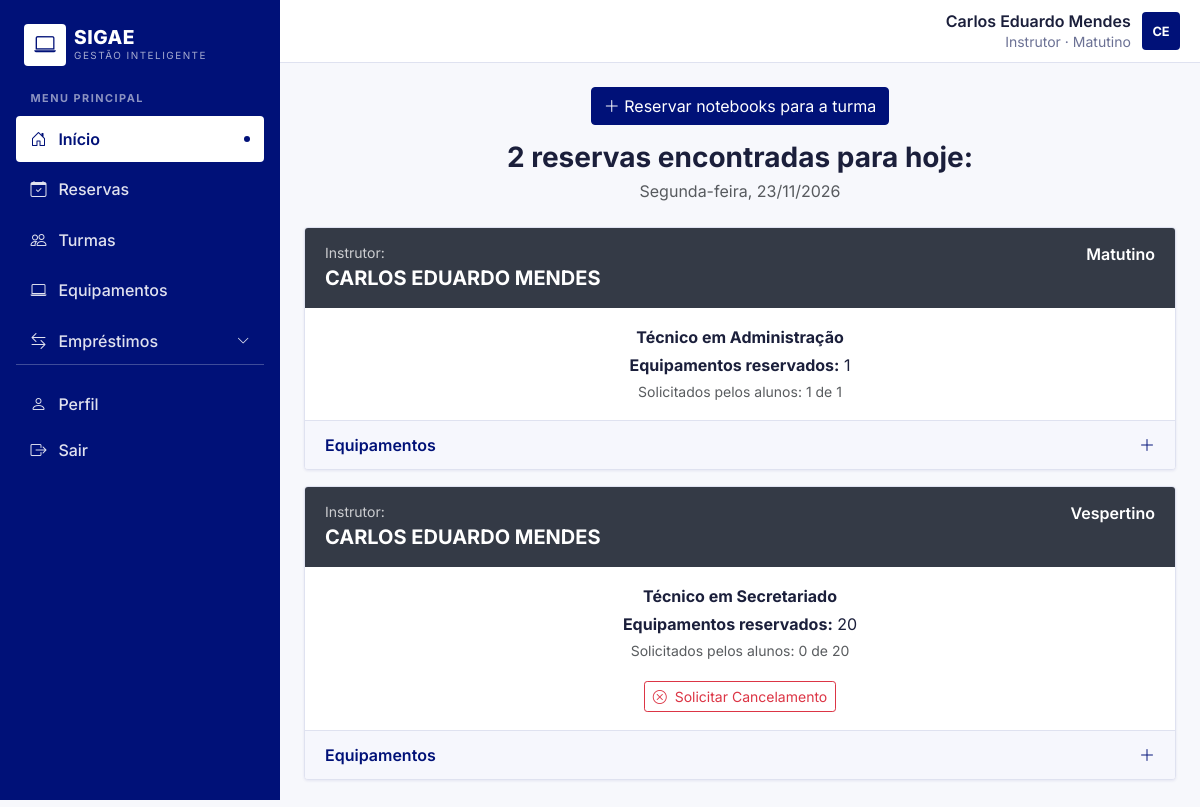
Page / (signed in) on the committed database.
### core/models.py (models this page shows, shortened)
class User(AbstractUser):
    email = models.EmailField("E-mail educacional", unique=True)
    turma = models.ForeignKey(Turma, null=True, blank=True, on_delete=models.SET_NULL, related_name="alunos")
    turno = models.CharField(max_length=3, choices=Turno.choices, blank=True)
    GRUPO_ALUNO, GRUPO_INSTRUTOR, GRUPO_ADMIN = "Aluno", "Instrutor", "Administrador"
    def _tem_grupo(self, nome):
        return self.groups.filter(name=nome).exists()
    @property
    def nome_completo(self):
        return self.get_full_name() or self.username
    @property
    def is_instrutor(self):
        return self._tem_grupo(self.GRUPO_INSTRUTOR)
    @property
    def is_administrador(self):
        return self.is_superuser or self._tem_grupo(self.GRUPO_ADMIN)
    @property
    def perfil(self):
        if self.is_administrador:
            return "Administrador"
        return "Instrutor" if self.is_instrutor else "Aluno"

class Turma(models.Model):
    nome = models.CharField("Nome da turma", max_length=100)
    turno = models.CharField(max_length=3, choices=Turno.choices)
    instrutor = models.ForeignKey(
        settings.AUTH_USER_MODEL, null=True, blank=True, on_delete=models.SET_NULL,
        related_name="turmas_lecionadas", verbose_name="Instrutor responsável",
    )
    class Meta:
        ordering = ["turno", "nome"]

### core/views.py (the view, shortened to what this page needs)
# urls.py: path("", views.dashboard, name="dashboard"),
@login_required
def dashboard(request):
    agora = timezone.localtime()
    hoje = agora.date()
    u = request.user
    reservas = list(_reservas_visiveis(u).filter(data=hoje).exclude(status=R.CANCELADA))
    reservas.sort(key=lambda r: ORDEM_TURNOS.index(r.turno))
    cards = _agrupar_em_cards(reservas, agora)
    cancelamentos_pendentes = 0
    if u.is_administrador:
        pendentes_qs = Reserva.objects.filter(status=R.SOLICITADO_CANCELAMENTO)
        cancelamentos_pendentes = len(_agrupar_em_cards(list(pendentes_qs), agora))
    return render(request, "core/dashboard.html", {
        "hoje": hoje,
        "cards": cards,
        "total": len(cards),
        "pode_reservar": u.is_instrutor,
        "cancelamentos_pendentes": cancelamentos_pendentes,
    })

### core/models.py (called while the page is built)
    @property
    def aguardando_entrega(self):
        return self.status in (self.Status.PENDENTE, self.Status.APROVADA)

    @property
    def cancelamento_pendente(self):
        return self.status == self.Status.SOLICITADO_CANCELAMENTO

    @property
    def badge_class(self):
        return {
            "PEN": "bg-warning text-dark",
            "APR": "bg-info text-dark",
            "ATI": "bg-primary",
            "CON": "bg-success",
            "SCA": "bg-danger",
            "CAN": "bg-secondary",
        }[self.status]

### core/views.py (called while the page is built)
def _reservas_visiveis(user):
    qs = Reserva.objects.select_related("solicitante", "equipamento", "turma", "aluno", "entregue_por")
    if user.is_administrador:
        return qs
    if user.is_instrutor:
        return qs.filter(solicitante=user)
    return qs.filter(aluno=user)

def _turno_atual(agora):
    h = agora.hour
    return Turno.MATUTINO if h < 12 else Turno.VESPERTINO if h < 18 else Turno.NOTURNO

def _estado(turno, agora, data=None):
    if data and data < agora.date():
        return "encerrado"
    if data and data > agora.date():
        return "proximo"
    i, a = ORDEM_TURNOS.index(turno), ORDEM_TURNOS.index(_turno_atual(agora))
    return "encerrado" if i < a else "atual" if i == a else "proximo"

### core/templates/core/dashboard.html (shortened to what this page needs)
{% extends "base.html" %}
{% block content %}
{% if modo_aluno %}
  <div class="text-center mb-4">
    <h1 class="h3 fw-bold mb-1">Meu notebook de hoje</h1>
    <div class="text-muted">{{ hoje|date:"l, d/m/Y" }}</div>
  </div>
  {% if not turma %}
    <div class="alert alert-warning">Você não está vinculado a nenhuma turma. Procure o Administrador.</div>
  {% elif meu %}
    <article class="reserva-card">
      <header class="reserva-head head-{{ estado }}">
        <div><div class="small opacity-75">Aluno:</div><div class="fw-bold text-uppercase fs-5">{{ user.nome_completo }}</div></div>
        <span class="fw-semibold">{{ turma.get_turno_display }}</span>
      </header>
      <div class="reserva-body text-center py-4">
        <div class="text-muted">{{ turma.nome }}</div>
        <div>Seu notebook</div>
        <div class="nb-destaque">Patrimônio {{ meu.equipamento.numero }}</div>
        <div><span class="badge {{ meu.badge_class }}">{{ meu.get_status_display }}</span></div>
        {% if meu.aguardando_entrega %}
          <div class="text-muted small mt-2">Retire com o Administrador, que confirma o patrimônio do notebook na entrega.</div>
          <form method="post" action="{% url 'cancelar_resgate' meu.pk %}" class="mt-3">
            {% csrf_token %}
            <button type="submit" class="btn btn-outline-danger btn-sm">
              <i class="bi bi-x-circle me-1"></i> Cancelar solicitação
            </button>
          </form>
        {% endif %}
      </div>
    </article>
  {% elif livres %}
    <article class="reserva-card">
      <header class="reserva-head head-{{ estado }}">
        <div><div class="small opacity-75">Turma:</div><div class="fw-bold text-uppercase fs-5">{{ turma.nome }}</div></div>
        <span class="fw-semibold">{{ turma.get_turno_display }}</span>
      </header>
      <div class="reserva-body text-center py-4">
        <div>Há <strong>{{ livres }}</strong> notebook{{ livres|pluralize }} reservado{{ livres|pluralize }} para a sua turma hoje.</div>
        <form method="post" action="{% url 'resgatar' %}" class="mt-3">{% csrf_token %}
          <button class="btn btn-primary btn-lg"><i class="bi bi-laptop me-1"></i> Solicitar notebook</button>
        </form>
      </div>
    </article>
  {% else %}
    <div class="reserva-card p-5 text-center text-muted">
      <i class="bi bi-calendar-x fs-1"></i>
      <p class="mb-0 mt-2">Nenhum notebook reservado para a sua turma hoje.</p>
    </div>
  {% endif %}
{% else %}
  <div class="text-center mb-4">
    {% if pode_reservar %}
      <a class="btn btn-primary mb-3" href="{% url 'equipamentos' %}?modo=reserva"><i class="bi bi-plus-lg"></i> Reservar notebooks para a turma</a>
    {% endif %}
    <h1 class="h3 fw-bold mb-1">{{ total }} reserva{{ total|pluralize }} encontrada{{ total|pluralize }} para hoje:</h1>
    <div class="text-muted">{{ hoje|date:"l, d/m/Y" }}</div>
  </div>
  {% for c in cards %}
    {% include "core/_card_reserva.html" %}
  {% empty %}
  <div class="reserva-card p-5 text-center text-muted">
    <i class="bi bi-calendar-x fs-1"></i>
    <p class="mb-0 mt-2">Nenhuma reserva para hoje.</p>
  </div>
  {% endfor %}
{% endif %}
{% endblock %}

### templates/base.html (shortened to what this page needs)
{% load static %}<!DOCTYPE html>
<html lang="pt-br">
<head>
  <link href="https://cdn.jsdelivr.net/npm/bootstrap@5.3.3/dist/css/bootstrap.min.css" rel="stylesheet">
  <link href="https://cdn.jsdelivr.net/npm/bootstrap-icons@1.11.3/font/bootstrap-icons.min.css" rel="stylesheet">
  <link rel="stylesheet" href="https://cdn.jsdelivr.net/npm/flatpickr/dist/flatpickr.min.css">
  <link href="{% static 'css/sigae.css' %}" rel="stylesheet">
</head>
<body>
{% with current=request.resolver_match.url_name %}
<div class="d-lg-flex">
  <div class="sigae-sidebar-col">
    <aside class="offcanvas-lg offcanvas-start sigae-sidebar flex-grow-1" tabindex="-1" id="sidebar" aria-labelledby="sidebarLabel">
      <div class="offcanvas-body d-flex flex-column flex-grow-1 p-3">
        <div class="d-none d-lg-flex align-items-center gap-2 px-2 pt-2">
          <div class="logo-box"><i class="bi bi-laptop"></i></div>
          <div><div class="brand-name">SIGAE</div><div class="brand-sub">Gestão Inteligente</div></div>
        </div>
        <div class="menu-label">MENU PRINCIPAL</div>
        <nav class="nav flex-column gap-1">
          <a class="sigae-link {% if current == 'dashboard' %}active{% endif %}" href="{% url 'dashboard' %}"><i class="bi bi-house-door"></i> Início</a>
          <a class="sigae-link {% if current == 'reservas' %}active{% endif %}" href="{% url 'reservas' %}"><i class="bi bi-calendar-check"></i> Reservas</a>
          <a class="sigae-link {% if current == 'turmas' %}active{% endif %}" href="{% url 'turmas' %}"><i class="bi bi-people"></i> Turmas</a>
          <a class="sigae-link {% if current == 'equipamentos' %}active{% endif %}" href="{% url 'equipamentos' %}"><i class="bi bi-laptop"></i> Equipamentos</a>
          <button class="sigae-link {% if current in 'emprestimos solicitacoes ativos' %}open{% endif %}" type="button" data-bs-toggle="collapse" data-bs-target="#subEmprestimos" aria-expanded="{% if current in 'emprestimos solicitacoes ativos' %}true{% else %}false{% endif %}" aria-controls="subEmprestimos">
            <i class="bi bi-arrow-left-right"></i> Empréstimos <i class="bi bi-chevron-down chev ms-auto"></i>
          </button>
        </nav>
        <div class="mt-auto pt-3 border-top border-light border-opacity-25">
          <a class="sigae-link {% if current == 'perfil' %}active{% endif %}" href="{% url 'perfil' %}"><i class="bi bi-person"></i> Perfil</a>
          <form method="post" action="{% url 'logout' %}">{% csrf_token %}
            <button type="submit" class="sigae-link"><i class="bi bi-box-arrow-right"></i> Sair</button>
          </form>
        </div>
      </div>
    </aside>
  </div>
  <div class="main-area">
    <header class="topbar">
      <div class="user-chip">
        <div class="text-end lh-sm d-none d-sm-block">
          <div class="fw-semibold">{{ user.nome_completo }}</div>
          <small>{{ user.perfil }}{% if user.turno %} · {{ user.get_turno_display }}{% endif %}</small>
        </div>
        <div class="avatar">{% if user.first_name %}{{ user.first_name|slice:":1"|upper }}{{ user.last_name|slice:":1"|upper }}{% else %}{{ user.username|slice:":2"|upper }}{% endif %}</div>
      </div>
    </header>
    <main class="p-3 p-md-4">
      {% block content %}{% endblock %}
    </main>
  </div>
</div>
{% endwith %}
</body>
</html>

### core/templates/core/_card_reserva.html (shortened to what this page needs)
<article class="reserva-card mb-3">
  <header class="reserva-head head-{{ c.estado }}">
    <div>
      <div class="small opacity-75">Instrutor:</div>
      <div class="fw-bold text-uppercase fs-5">{{ c.solicitante.nome_completo }}</div>
    </div>
    <span class="fw-semibold text-end">{{ c.turno_label }}{% if c.mostrar_data %} · {{ c.data|date:"d/m/Y" }}{% endif %}</span>
  </header>
  <div class="reserva-body text-center">
    <div class="fw-bold">{{ c.turma.nome|default:"Turma não informada" }}</div>
    <div><strong>Equipamentos reservados:</strong> {{ c.reservas|length }}</div>
    <div class="text-muted small">Solicitados pelos alunos: {{ c.resgatados }} de {{ c.reservas|length }}</div>
    {% if c.cancelamento_solicitado %}
      <div class="alert alert-warning py-2 px-3 mt-3 mb-0 d-inline-flex flex-column flex-sm-row align-items-center gap-2">
        <span class="small fw-semibold">
          <i class="bi bi-exclamation-triangle-fill me-1"></i>
          {% if user.is_administrador %}
            O instrutor solicitou o cancelamento desta reserva.
          {% else %}
            Cancelamento solicitado — aguardando autorização do Administrador.
          {% endif %}
        </span>
        {% if user.is_administrador %}
          <div class="d-flex gap-1">
            <form method="post" action="{% url 'responder_cancelamento' c.primeira_pk %}" class="d-inline"
                  onsubmit="return confirm('Autorizar o cancelamento desta reserva e liberar os equipamentos?');">
              {% csrf_token %}
              <input type="hidden" name="next" value="{{ request.get_full_path }}">
              <input type="hidden" name="decisao" value="aprovar">
              <button class="btn btn-sm btn-danger">Autorizar Cancelamento</button>
            </form>
            <form method="post" action="{% url 'responder_cancelamento' c.primeira_pk %}" class="d-inline">
              {% csrf_token %}
              <input type="hidden" name="next" value="{{ request.get_full_path }}">
              <input type="hidden" name="decisao" value="recusar">
              <button class="btn btn-sm btn-outline-secondary">Recusar</button>
            </form>
          </div>
        {% endif %}
      </div>
    {% elif user.is_instrutor and c.tem_aguardando %}
      <div class="mt-3">
        <form method="post" action="{% url 'solicitar_cancelamento' c.primeira_pk %}" class="d-inline"
              onsubmit="return confirm('Deseja solicitar o cancelamento desta reserva ao Administrador?');">
          <button type="submit" class="btn btn-sm btn-outline-danger">
            <i class="bi bi-x-circle me-1"></i> Solicitar Cancelamento
          </button>
        </form>
      </div>
    {% endif %}
  </div>
  <button class="reserva-toggle" type="button" data-bs-toggle="collapse" data-bs-target="#{{ c.dom_id }}" aria-expanded="false" aria-controls="{{ c.dom_id }}">
    <span>Equipamentos</span><i class="bi bi-plus-lg"></i>
  </button>
</article>

### static/css/sigae.css (style rules this page uses)
:root { --sigae: #001178; --sigae-dark: #000c5a; --sigae-soft: #eef0fb; --line: #dfe2f0; --bs-primary: #001178; --bs-primary-rgb: 0, 17, 120; --bs-link-color: #001178; --bs-border-radius: .25rem; --bs-border-radius-sm: .2rem; --bs-border-radius-lg: .3rem; --bs-border-radius-xl: .3rem; --bs-border-radius-pill: .25rem; }
body { font-family: "Inter", system-ui, -apple-system, "Segoe UI", Roboto, sans-serif; background: #f7f8fc; color: #1b1f3b; }
.btn-primary { --bs-btn-bg: var(--sigae); --bs-btn-border-color: var(--sigae); --bs-btn-hover-bg: var(--sigae-dark); --bs-btn-hover-border-color: var(--sigae-dark); --bs-btn-active-bg: var(--sigae-dark); --bs-btn-active-border-color: var(--sigae-dark); --bs-btn-disabled-bg: var(--sigae); --bs-btn-disabled-border-color: var(--sigae); }
.sigae-sidebar-col { background: var(--sigae); display: flex; flex-direction: column; }
.sigae-sidebar { --bs-offcanvas-bg: var(--sigae); --bs-offcanvas-color: #fff; --bs-offcanvas-width: 280px; color: #fff; }
.logo-box { width: 42px; height: 42px; border-radius: 4px; background: #fff; color: var(--sigae); display: grid; place-items: center; font-size: 1.35rem; flex: none; }
.brand-name { font-weight: 800; letter-spacing: .5px; line-height: 1.1; font-size: 1.2rem; }
.brand-sub { font-size: .62rem; letter-spacing: 1.5px; text-transform: uppercase; color: rgba(255,255,255,.65); }
.menu-label { font-size: .68rem; letter-spacing: 1.5px; font-weight: 700; color: rgba(255,255,255,.55); padding: 0 .9rem; margin: 1.5rem 0 .6rem; }
.sigae-link { display: flex; align-items: center; gap: .75rem; padding: .7rem .9rem; border-radius: 4px; color: rgba(255,255,255,.88); text-decoration: none; font-weight: 500; background: none; border: 0; width: 100%; text-align: left; }
.sigae-link.active { background: #fff; color: var(--sigae); font-weight: 600; }
.sigae-link.active::after { content: ""; width: 6px; height: 6px; border-radius: 50%; background: var(--sigae); margin-left: auto; }
@media (min-width: 992px) { .sigae-sidebar-col { flex: 0 0 280px; height: 100vh; position: sticky; top: 0; } }
.main-area { min-width: 0; flex: 1; min-height: 100vh; }
.topbar { background: #fff; border-bottom: 1px solid var(--line); padding: .7rem 1.25rem; display: flex; align-items: center; gap: 1rem; position: sticky; top: 0; z-index: 1020; }
.user-chip { display: flex; align-items: center; gap: .7rem; margin-left: auto; }
.avatar { width: 38px; height: 38px; border-radius: 4px; background: var(--sigae); color: #fff; display: grid; place-items: center; font-weight: 700; font-size: .8rem; }
.user-chip small { color: #6b7194; }
.reserva-card { background: #fff; border: 1px solid var(--line); border-radius: 4px; overflow: hidden; box-shadow: 0 1px 3px rgba(0, 17, 120, .08); }
.reserva-head { display: flex; justify-content: space-between; align-items: flex-start; gap: 1rem; padding: .9rem 1.25rem; color: #fff; }
.head-encerrado { background: #343a46; }
.reserva-body { padding: 1.1rem 1.25rem; display: flex; flex-direction: column; gap: .25rem; }
.reserva-toggle { width: 100%; display: flex; justify-content: space-between; align-items: center; background: #f6f7fd; border: 0; border-top: 1px solid var(--line); padding: .75rem 1.25rem; color: var(--sigae); font-weight: 600; }
.reserva-toggle i { transition: transform .2s; }
.sigae-link .chev { transition: transform .2s; font-size: .8rem; }

### rows in the picture
User: nome_completo "Carlos Eduardo Mendes", perfil "Instrutor", turno "Matutino", first_name "C", last_name "E", solicitante.nome_completo "CARLOS EDUARDO MENDES", turno_label "Matutino", turma.nome "Técnico em Administração", reservas|length "1", resgatados "1", turno_label "Vespertino", turma.nome "Técnico em Secretariado", reservas|length "20", resgatados "0"

### other values in the picture
{{ total }} "2"
{{ hoje|date:"l, d/m/Y" }} "Segunda-feira, 23/11/2026"
